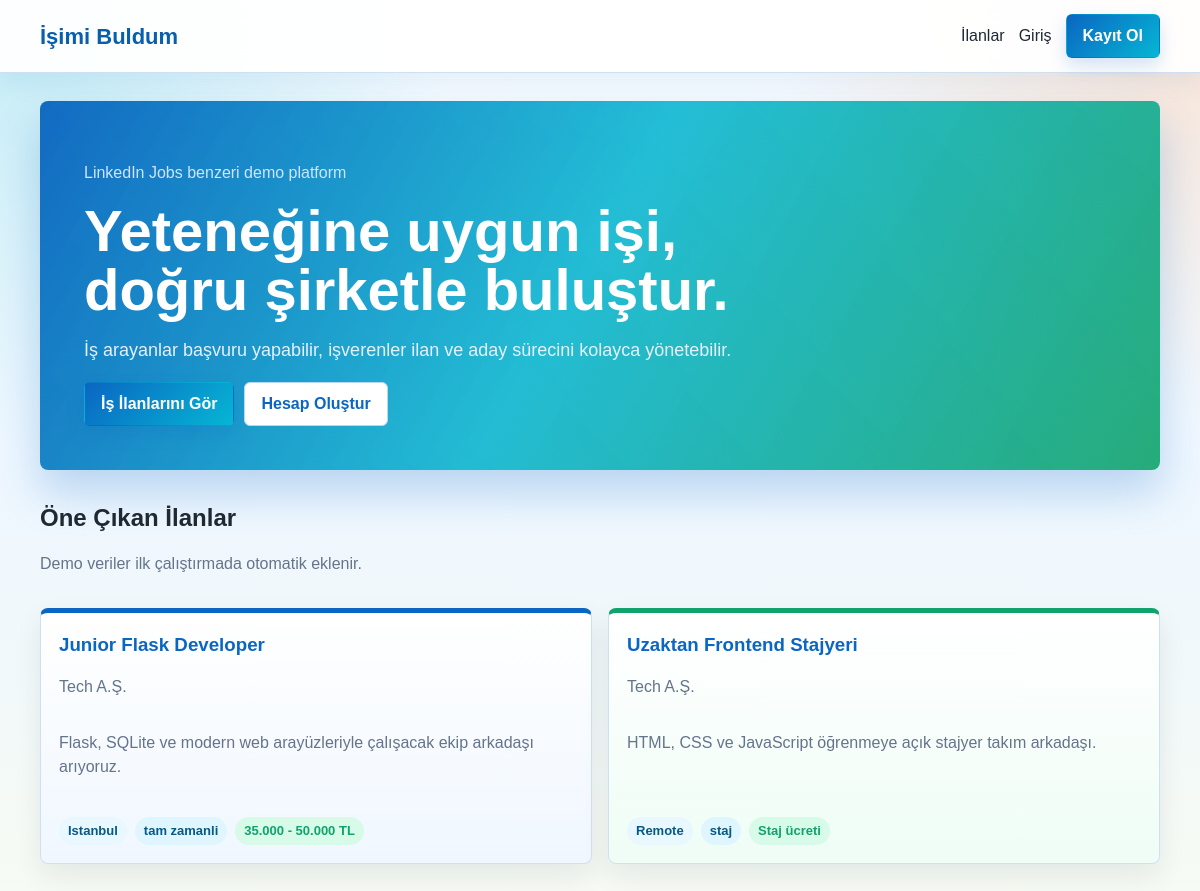
The page / on the database its author committed.
### tables this page shows
CREATE TABLE jobs (
            id INTEGER PRIMARY KEY AUTOINCREMENT,
            baslik TEXT NOT NULL,
            aciklama TEXT NOT NULL,
            maas TEXT DEFAULT '',
            sehir TEXT NOT NULL,
            is_turu TEXT NOT NULL CHECK(is_turu IN ('tam_zamanli', 'yari_zamanli', 'uzaktan', 'staj')),
            employer_id INTEGER NOT NULL,
            olusturulma_tarihi TEXT NOT NULL DEFAULT CURRENT_TIMESTAMP,
            aktif_mi INTEGER NOT NULL DEFAULT 1,
            FOREIGN KEY (employer_id) REFERENCES users(id)
        );

CREATE TABLE users (
            id INTEGER PRIMARY KEY AUTOINCREMENT,
            username TEXT NOT NULL,
            email TEXT NOT NULL UNIQUE,
            password_hash TEXT NOT NULL,
            user_type TEXT NOT NULL CHECK(user_type IN ('jobseeker', 'employer', 'admin')),
            bio TEXT DEFAULT '',
            beceriler TEXT DEFAULT '',
            sehir TEXT DEFAULT '',
            ozgecmis_metni TEXT DEFAULT '',
            sirket_adi TEXT DEFAULT '',
            sirket_aciklamasi TEXT DEFAULT '',
            website TEXT DEFAULT '',
            active INTEGER NOT NULL DEFAULT 1,
            created_at TEXT NOT NULL DEFAULT CURRENT_TIMESTAMP
        );

### routes/job_routes.py (the view)
@job_bp.route("/")
def index():
    jobs = list_jobs(
        keyword=request.args.get("q", "").strip(),
        sehir=request.args.get("sehir", "").strip(),
        is_turu=request.args.get("is_turu", "").strip(),
    )
    return render_template("index.html", jobs=jobs)

### database.py (called while the page is built)
def get_connection():
    conn = sqlite3.connect(DB_PATH)
    conn.row_factory = sqlite3.Row
    conn.execute("PRAGMA foreign_keys = ON")
    return conn

def fetch_all(query, params=()):
    with get_connection() as conn:
        return conn.execute(query, params).fetchall()

def list_jobs(keyword="", sehir="", is_turu="", include_inactive=False):
    query = """
        SELECT jobs.*, users.sirket_adi, users.username AS employer_name
        FROM jobs
        JOIN users ON users.id = jobs.employer_id
        WHERE (? = 1 OR jobs.aktif_mi = 1)
          AND (? = '' OR LOWER(jobs.baslik) LIKE LOWER(?))
          AND (? = '' OR LOWER(jobs.sehir) LIKE LOWER(?))
          AND (? = '' OR jobs.is_turu = ?)
        ORDER BY jobs.olusturulma_tarihi DESC
    """
    keyword_like = f"%{keyword}%"
    city_like = f"%{sehir}%"
    return fetch_all(query, (1 if include_inactive else 0, keyword, keyword_like, sehir, city_like, is_turu, is_turu))

### routes/__init__.py (called while the page is built)
def current_user():
    user_id = session.get("user_id")
    if not user_id:
        return None
    return get_user_by_id(user_id)

### routes/job_routes.py (called while the page is built)
@job_bp.context_processor
def inject_user():
    return {"current_user": current_user(), "job_types": JOB_TYPES}

### templates/index.html (shortened to what this page needs)
{% extends "base.html" %}
{% block content %}
<section class="hero">
    <div>
        <p class="eyebrow">LinkedIn Jobs benzeri demo platform</p>
        <h1>Yeteneğine uygun işi, doğru şirketle buluştur.</h1>
        <p class="hero-copy">İş arayanlar başvuru yapabilir, işverenler ilan ve aday sürecini kolayca yönetebilir.</p>
        <div class="hero-actions">
            <a class="button" href="{{ url_for('job.jobs') }}">İş İlanlarını Gör</a>
            {% if not current_user %}
                <a class="button ghost" href="{{ url_for('auth.register') }}">Hesap Oluştur</a>
            {% endif %}
        </div>
    </div>
</section>
<section class="section-header">
    <div>
        <h2>Öne Çıkan İlanlar</h2>
        <p>Demo veriler ilk çalıştırmada otomatik eklenir.</p>
    </div>
</section>
<div class="job-grid">
    {% for job in jobs[:6] %}
        {% include "jobs/_card.html" %}
    {% else %}
        <p class="empty">Henüz ilan bulunmuyor.</p>
    {% endfor %}
</div>
{% endblock %}

### templates/jobs/_card.html (shortened to what this page needs)
<article class="job-card">
    <div class="job-card-head">
        <div>
            <h3><a href="{{ url_for('job.detail', job_id=job.id) }}">{{ job.baslik }}</a></h3>
            <p>{{ job.sirket_adi or job.employer_name }}</p>
        </div>
    </div>
    <p class="job-desc">{{ job.aciklama[:150] }}{% if job.aciklama|length > 150 %}...{% endif %}</p>
    <div class="badges">
        <span class="badge">{{ job.sehir }}</span>
        <span class="badge blue">{{ job.is_turu|replace('_', ' ') }}</span>
        {% if job.maas %}<span class="badge green">{{ job.maas }}</span>{% endif %}
    </div>
</article>

### static/css/style.css (style rules this page uses)
:root { --bg: #eef7ff; --panel: #ffffff; --text: #1f2933; --muted: #64748b; --primary: #0a66c2; --primary-dark: #004182; --border: #cfe0f2; --green: #10a36d; --yellow: #f2a900; --red: #ef4444; --cyan: #06b6d4; --orange: #f97316; --pink: #ec4899; }
* { box-sizing: border-box; }
body { margin: 0; background: radial-gradient(circle at top left, rgba(6, 182, 212, 0.22), transparent 30%), radial-gradient(circle at top right, rgba(249, 115, 22, 0.18), transparent 28%), linear-gradient(180deg, #f8fcff 0%, var(--bg) 52%, #f7fbf3 100%); color: var(--text); font-family: Arial, Helvetica, sans-serif; line-height: 1.5; }
a { color: inherit; text-decoration: none; }
.hero { display: grid; min-height: 330px; align-items: center; padding: 44px; border-radius: 8px; background: linear-gradient(120deg, rgba(10, 102, 194, 0.96), rgba(6, 182, 212, 0.88) 48%, rgba(16, 163, 109, 0.9)), linear-gradient(45deg, rgba(249, 115, 22, 0.3), transparent); color: white; box-shadow: 0 22px 44px rgba(10, 102, 194, 0.24); }
.hero h1 { max-width: 760px; margin: 0; font-size: clamp(34px, 5vw, 58px); line-height: 1.02; }
.hero-copy { max-width: 660px; font-size: 18px; color: #e6f0fb; }
.eyebrow, .muted, .section-header p, .job-card p { color: var(--muted); }
.hero .eyebrow { color: #cfe5ff; }
.hero-actions, .card-actions, .admin-links { display: flex; flex-wrap: wrap; gap: 10px; align-items: center; }
.button { display: inline-flex; align-items: center; justify-content: center; min-height: 40px; padding: 9px 16px; border: 1px solid transparent; border-radius: 6px; background: linear-gradient(135deg, var(--primary), var(--cyan)); color: white; font-weight: 700; cursor: pointer; box-shadow: 0 8px 18px rgba(10, 102, 194, 0.18); }
.button.ghost { background: white; color: var(--primary); border-color: #b7d8f4; box-shadow: none; }
.section-header { display: flex; align-items: end; justify-content: space-between; gap: 16px; margin: 30px 0 16px; }
.section-header h1, .section-header h2 { margin: 0; }
.job-grid { display: grid; grid-template-columns: repeat(auto-fit, minmax(260px, 1fr)); gap: 16px; }
.job-card, .detail-panel, .auth-card, .stat { border: 1px solid var(--border); border-radius: 8px; background: var(--panel); box-shadow: 0 12px 28px rgba(15, 23, 42, 0.08); }
.job-card { position: relative; overflow: hidden; padding: 18px; border-top: 5px solid var(--primary); }
.job-card:nth-child(4n + 1) { border-top-color: var(--primary); background: linear-gradient(180deg, #ffffff, #f0f7ff); }
.job-card:nth-child(4n + 2) { border-top-color: var(--green); background: linear-gradient(180deg, #ffffff, #effdf6); }
.job-card h3 { margin: 0 0 4px; }
.job-card h3 a { color: var(--primary); }
.job-card-head, .detail-head { display: flex; justify-content: space-between; gap: 14px; }
.job-desc { min-height: 70px; }
.badges { display: flex; flex-wrap: wrap; gap: 8px; }
.badge, .role-pill, .status { display: inline-flex; align-items: center; min-height: 26px; padding: 4px 9px; border-radius: 999px; background: #e9f7ff; color: #075985; font-size: 13px; font-weight: 700; }
.badge.blue { background: #dff6ff; color: #075985; }
.badge.green, .status.kabul_edildi { background: #d7fbe8; color: var(--green); }

### rows shown on the page
jobs: baslik "Junior Flask Developer", sirket_adi "Tech A.Ş.", aciklama "Flask, SQLite ve modern web arayüzleriyle çalışacak ekip arkadaşı arıyoruz.", sehir "Istanbul", is_turu "tam zamanli", maas "35.000 - 50.000 TL"
jobs: baslik "Uzaktan Frontend Stajyeri", sirket_adi "Tech A.Ş.", aciklama "HTML, CSS ve JavaScript öğrenmeye açık stajyer takım arkadaşı.", sehir "Remote", is_turu "staj", maas "Staj ücreti"
